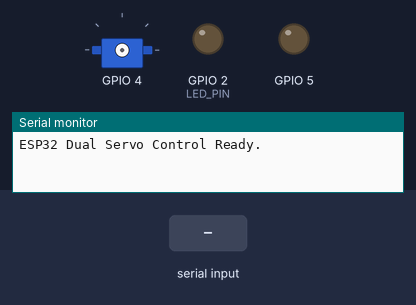
Bench run of a sketch on a simulated ESP32. Shown: servo, output pins drawn as LEDs (lit = HIGH), the last lines printed to the serial monitor. Inputs (shaded band) come from the test bench. Servo pulses on a pin are drawn as a servo (544–2400 µs = 0–180°).

Above: at 1.2 s.
1.3 s: "forward\n" received over Serial
At 1.8 s:
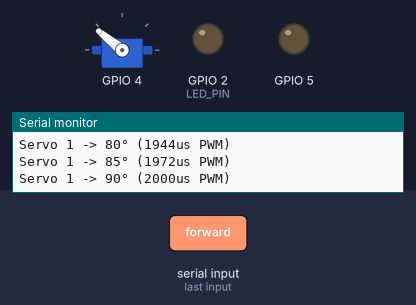
At 2.4 s:
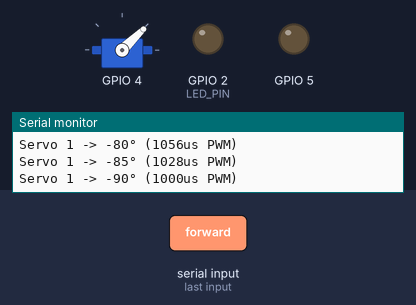
Timing chart, 0 to 9.7 s (numbered marks = the images above; inputs shaded):
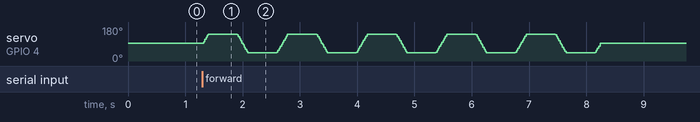

The sketch:

esp32_uart_connection.ino
```cpp
#include <Arduino.h>
#include <HardwareSerial.h>
#include "driver/mcpwm.h"

// ESP32 的內建 LED，某些板子沒有內建 LED，可改接其他腳位
#define LED_PIN 2

// 定義 Servo 相關參數
#define SERVO1_GPIO 4  // Servo1 連接 GPIO4
#define SERVO2_GPIO 5  // Servo2 連接 GPIO5

#define SERVO_MIN_PULSEWIDTH 1000     // -90° (1.0ms)
#define SERVO_MAX_PULSEWIDTH 2000     // +90° (2.0ms)
#define SERVO_CENTER_PULSEWIDTH 1500  // 0° (1.5ms)
#define SERVO_FREQUENCY 50            // 50Hz (20ms 週期)


uint32_t angle_to_pulsewidth(int angle);
void set_servo_angle(int servo_id, int angle);
void smooth_servo_move(int servo_id, int start_angle, int end_angle, int step, int delay_time);
void led_output(void);

void setup() {
  pinMode(LED_PIN, OUTPUT);  // 設定 LED_PIN 為輸出模式

  Serial.begin(115200);

  // 初始化 Servo1
  mcpwm_gpio_init(MCPWM_UNIT_0, MCPWM0A, SERVO1_GPIO);
  mcpwm_config_t pwm_config;
  pwm_config.frequency = SERVO_FREQUENCY;
  pwm_config.cmpr_a = 0;
  pwm_config.cmpr_b = 0;
  pwm_config.counter_mode = MCPWM_UP_COUNTER;
  pwm_config.duty_mode = MCPWM_DUTY_MODE_0;
  mcpwm_init(MCPWM_UNIT_0, MCPWM_TIMER_0, &pwm_config);

  // 初始化 Servo2
  mcpwm_gpio_init(MCPWM_UNIT_1, MCPWM0A, SERVO2_GPIO);
  mcpwm_init(MCPWM_UNIT_1, MCPWM_TIMER_0, &pwm_config);

  Serial.println("ESP32 Dual Servo Control Ready.");
}

void loop() {

  if (Serial.available()) {
    String command = Serial.readStringUntil('\n');  // 讀取到換行符號
    command.trim();                                 // 去掉首尾空格

    Serial.print("Received: ");
    Serial.println(command);

    if (command == "forward") {
      Serial.println("Moving Forward");
      forward_g(5);
      // 這裡加上馬達控制的程式
    } else if (command == "left") {
      Serial.println("left");
      left_g();
      forward_g(5);
      set_servo_angle(2, 0);
      // 這裡加上馬達控制的程式
    } else if (command == "right") {
      Serial.println("right");
      right_g();
      forward_g(5);
      set_servo_angle(2, 0);
      // 這裡加上馬達停止的程式
    }
  }
}

int gaptime = 5;
int step_set = 5;


// **角度 (-90° ~ +90°) 轉換成 PWM 脈衝**
uint32_t angle_to_pulsewidth(int angle) {
  return SERVO_CENTER_PULSEWIDTH + (angle * (SERVO_MAX_PULSEWIDTH - SERVO_CENTER_PULSEWIDTH) / 90);
}

// **設定 Servo 角度**
void set_servo_angle(int servo_id, int angle) {
  uint32_t pulse_width = angle_to_pulsewidth(angle);
  Serial.printf("Servo %d -> %d° (%dus PWM)\n", servo_id, angle, pulse_width);

  if (servo_id == 1) {
    mcpwm_set_duty_in_us(MCPWM_UNIT_0, MCPWM_TIMER_0, MCPWM_OPR_A, pulse_width);
  } else if (servo_id == 2) {
    mcpwm_set_duty_in_us(MCPWM_UNIT_1, MCPWM_TIMER_0, MCPWM_OPR_A, pulse_width);
  }
}

// **平滑控制 Servo 移動**
void smooth_servo_move(int servo_id, int start_angle, int end_angle, int step, int delay_time) {
  if (start_angle < end_angle) {
    for (int i = start_angle; i <= end_angle; i += step) {
      set_servo_angle(servo_id, i);
      delay(delay_time);
    }
  } else {
    for (int i = start_angle; i >= end_angle; i -= step) {
      set_servo_angle(servo_id, i);
      delay(delay_time);
    }
  }
}

void forward_g(int times) {
  for (int i = 0; i < times; i++) {
    smooth_servo_move(1, 0, 90, step_set, gaptime);
    delay(500);
    smooth_servo_move(1, 90, -90, step_set, gaptime);
    delay(500);
    smooth_servo_move(1, -90, 0, step_set, gaptime);
  }
}

void left_g(void) {
  set_servo_angle(2, 0);
  smooth_servo_move(2, 0, 60, step_set, gaptime);
  delay(100);
}

void right_g(void) {
  set_servo_angle(2, 0);
  smooth_servo_move(2, 0, -60, step_set, gaptime);
  delay(100);
}

void led_output(void) {
  digitalWrite(LED_PIN, HIGH);  // 亮燈
  delay(100);                   // 延遲 500 毫秒
  digitalWrite(LED_PIN, LOW);   // 熄滅
  delay(400);                   // 延遲 500 毫秒
  digitalWrite(LED_PIN, HIGH);  // 亮燈
  delay(100);                   // 延遲 500 毫秒
  digitalWrite(LED_PIN, LOW);   // 熄滅
  delay(400);                   // 延遲 500 毫秒
}
```
